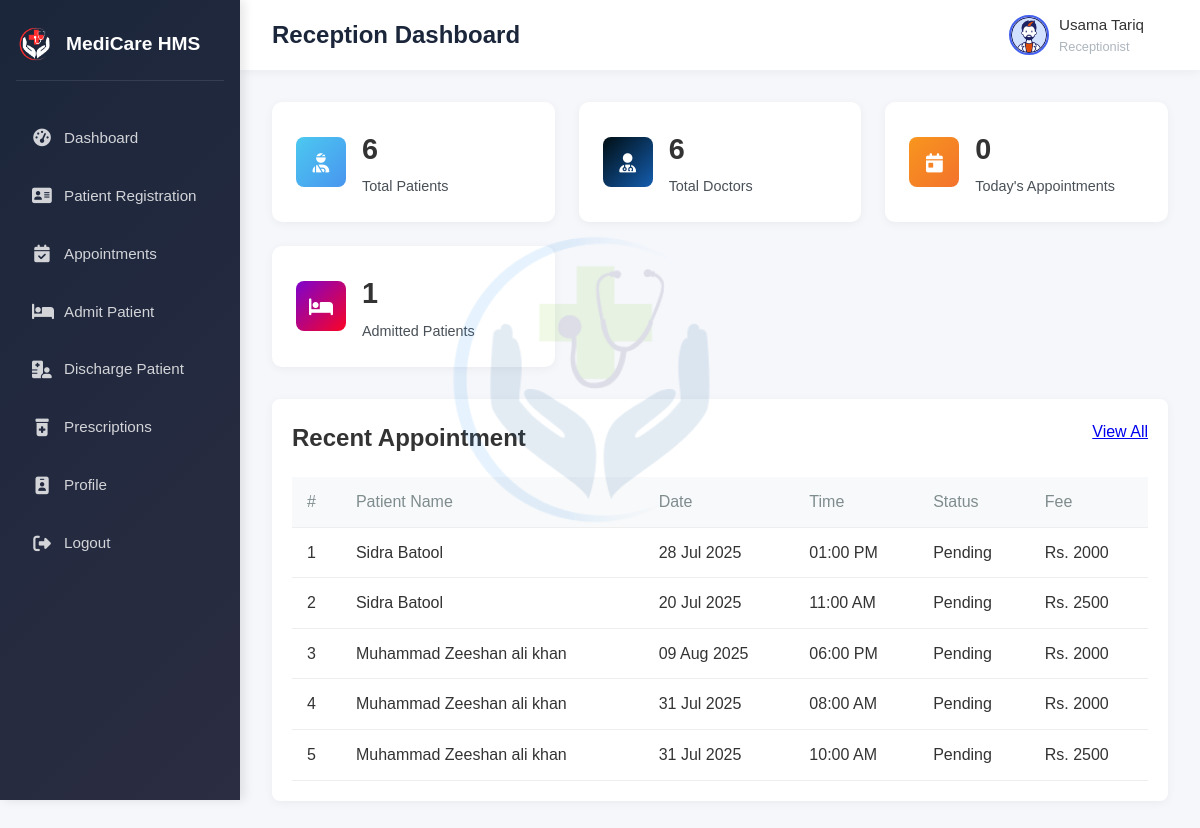
/Reception/home.php (signed in), run on an earlier commit of the app's database.
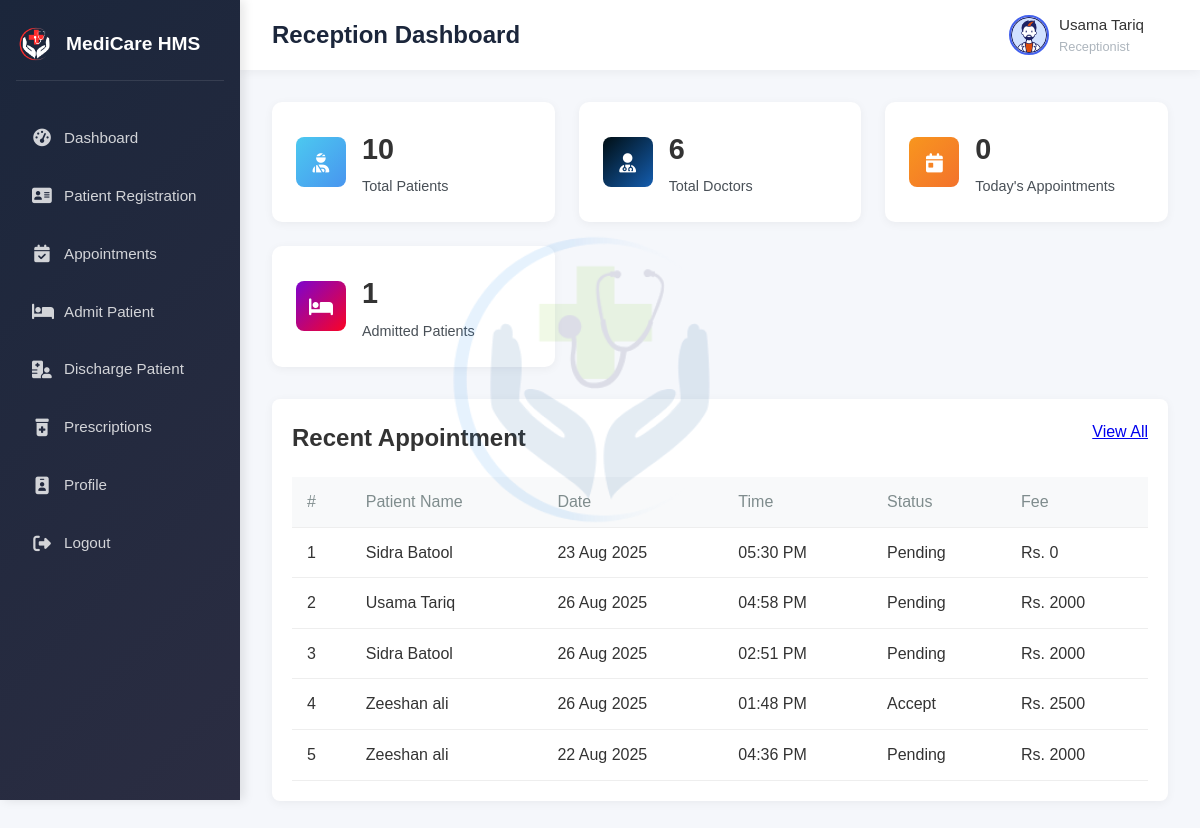
And on a later commit of the database.
### tables this page shows
CREATE TABLE `appointment` (
  `id` int(11) NOT NULL,
  `doctor_id` int(11) NOT NULL,
  `patient_id` int(11) NOT NULL,
  `patient_name` varchar(80) NOT NULL,
  `added_on` date NOT NULL,
  `date` date NOT NULL,
  `time` time NOT NULL,
  `fee` int(11) NOT NULL,
  `payment_id` varchar(80) NOT NULL,
  `pay_status` varchar(80) NOT NULL,
  `status` varchar(80) NOT NULL
);

### Reception/home.php (the view, shortened to what this page needs)
<!DOCTYPE html>
<html lang="en">
<head>
</head>
<body>
<?php
include 'header.php';
include 'navbar.php';
?>
  <main class="main-content">
    <div class="stats-grid">
      <div class="stat-card">
        <div class="stat-icon patients">
          <i class="fas fa-user-injured"></i>
        </div>
        <div class="stat-info">
            <?php
            $sql="select * from patient";
            $result=mysqli_query($con,$sql);
            ?>
          <h3><?php echo mysqli_num_rows($result);?></h3>
          <p>Total Patients</p>
        </div>
      </div>
      <div class="stat-card">
        <div class="stat-icon doctors">
        <i class="fa-solid fa-user-doctor"></i>
        </div>
        <div class="stat-info">
          <?php
            $sql="select * from doctor";
            $result=mysqli_query($con,$sql);
            ?>
          <h3><?php echo mysqli_num_rows($result);?></h3>
          <p>Total Doctors</p>
        </div>
        </div>
      <div class="stat-card">
        <div class="stat-icon appointments">
          <i class="fas fa-calendar-day"></i>
        </div>
        <div class="stat-info">
          <?php
            $sql = "SELECT * FROM prescription WHERE date = CURDATE()";
            $result=mysqli_query($con,$sql);
            ?>
          <h3><?php echo mysqli_num_rows($result);?></h3>
          <p>Today's Appointments</p>
        </div>
      </div>
      <div class="stat-card">
      <div class="stat-icon Admitted">
      <i class="fa-solid fa-bed"></i>
        </div>
        <div class="stat-info">
          <?php
            $sql="select * from admin_patient where status='admit'";
            $result=mysqli_query($con,$sql);
            ?>
          <h3><?php echo mysqli_num_rows($result);?></h3>
          <p>Admitted Patients</p>
        </div>
      </div>
    </div>
    <div class="recent-prescriptions">
        <div class="section-header">
            <h2>Recent Appointment</h2>
            <a href="appointment.php">View All</a>
        </div>
        <table>
            <thead>
                <tr>
                    <th>#</th>
                    <th>Patient Name</th>
                    <th>Date</th>
                    <th>Time</th>
                    <th>Status</th>
                    <th>Fee</th>
                </tr>
            </thead>
            <tbody>
                <?php
                $i=1;
                $sql="SELECT * from appointment order by id desc LIMIT 5";
                $result=mysqli_query($con,$sql);
                while($row=mysqli_fetch_array($result)){
                ?>
                <tr>
                <td><?php echo $i++;?></td>
                <td><?php echo $row['patient_name'];?></td>
                <td><?php echo date('d M Y',strtotime($row['date']));?></td>
                <td><?php echo date('h:i A',strtotime($row['time']));?></td>
                  <td><?php echo $row['status'];?></td>
                  <td>Rs. <?php echo $row['fee'];?></td>
                  </tr>
            <?php } ?>
            </tbody>
        </table>
    </div>
  </main>
</body>
</html>

What changed in the data, as far as the page shows it:
no longer on this page (row edited): appointment: patient_name "Sidra Batool", date "28 Jul 2025", time "01:00 PM", status "Pending", fee "2000"
no longer on this page (row edited): appointment: patient_name "Sidra Batool", date "20 Jul 2025", time "11:00 AM", status "Pending", fee "2500"
no longer on this page (row unchanged): appointment: patient_name "Muhammad Zeeshan ali khan", date "09 Aug 2025", time "06:00 PM", status "Pending", fee "2000"
no longer on this page (row unchanged): appointment: patient_name "Muhammad Zeeshan ali khan", date "31 Jul 2025", time "08:00 AM", status "Pending", fee "2000"
no longer on this page (row unchanged): appointment: patient_name "Muhammad Zeeshan ali khan", date "31 Jul 2025", time "10:00 AM", status "Pending", fee "2500"
added appointment: patient_name "Sidra Batool", date "23 Aug 2025", time "05:30 PM", status "Pending", fee "0"
added appointment: patient_name "Usama Tariq", date "26 Aug 2025", time "04:58 PM", status "Pending", fee "2000"
added appointment: patient_name "Sidra Batool", date "26 Aug 2025", time "02:51 PM", status "Pending", fee "2000"
added appointment: patient_name "Zeeshan ali", date "26 Aug 2025", time "01:48 PM", status "Accept", fee "2500"
added appointment: patient_name "Zeeshan ali", date "22 Aug 2025", time "04:36 PM", status "Pending", fee "2000"
Also different on the page:
mysqli_num_rows($result): "6" → "10"
